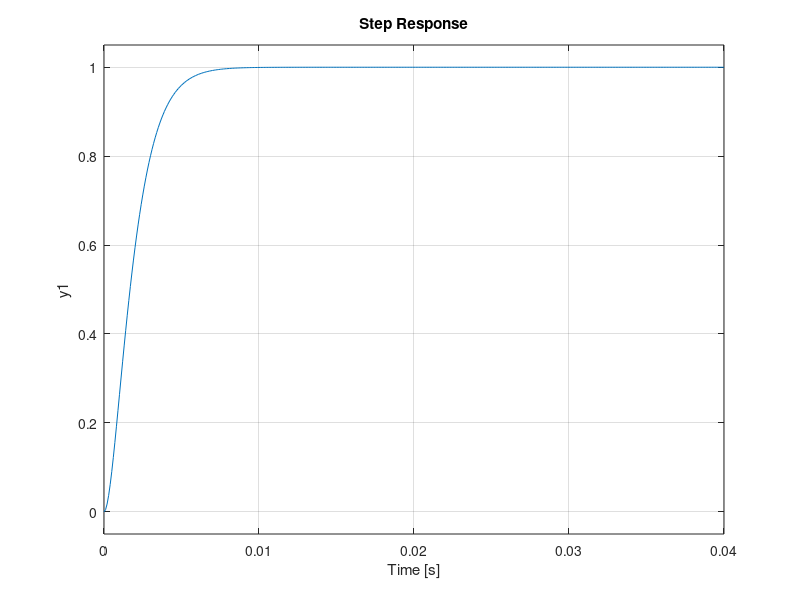

The MATLAB script that drew this image:
% Write a transfer function for the following systems.
% (a) under damped system
% (b) undamped system
% (c) over damped system
% (d) critically damped system

% For RLC Circuit
clc
clear all 

Wn = 1000
L = 0.001
Z = 1
C = 1/(Wn*Wn*L)
R = 2*Z*sqrt(L/C)

n = [1/(L*C)]
d = [1 (R/L) 1/(L*C)]

g = tf(n, d)
t = 0:0.0001:0.04
step(g, t)